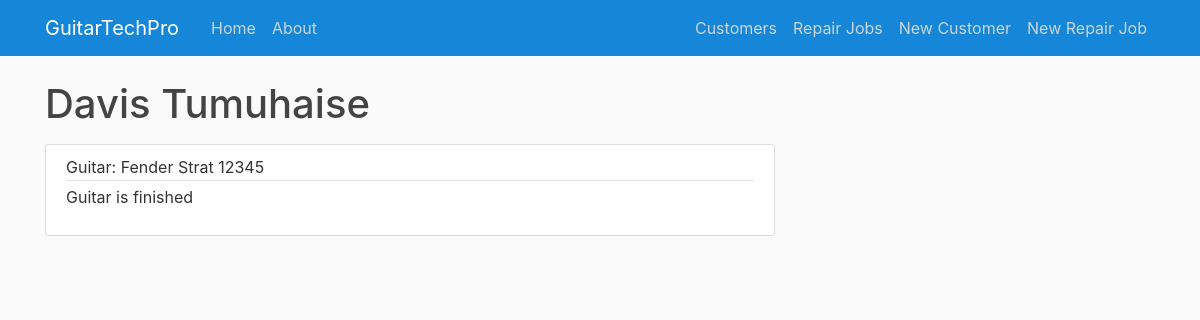
The page /customers/view/1 on the database as committed earlier.
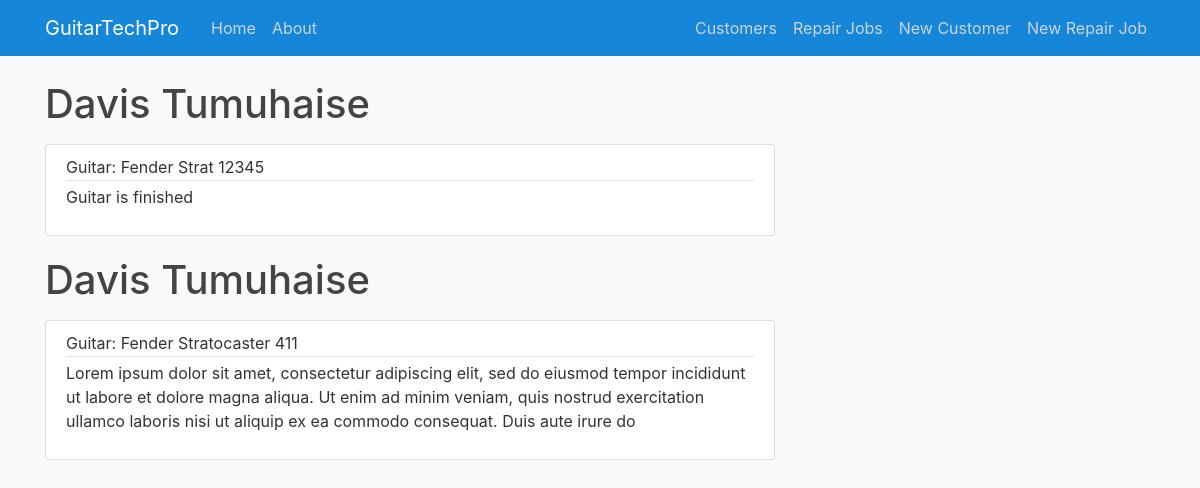
The same page on the database as committed later.
### app/models.py (models this page shows, shortened)
class Guitar(db.Model):
    id = db.Column(db.Integer, primary_key=True)
    brand = db.Column(db.String(50), nullable=False)
    model = db.Column(db.String(50), nullable=False)
    serial_number = db.Column(db.String(50), nullable=True)
    description = db.Column(db.String(250), nullable=False)
    repair_status = db.Column(db.String(50), nullable=False)
    customer_id = db.Column(db.Integer, db.ForeignKey('customer.id'), nullable=False)

class Customer(db.Model):
    id = db.Column(db.Integer, primary_key=True)
    firstname = db.Column(db.String(50), nullable=False)
    lastname = db.Column(db.String(50), nullable=False)
    phone = db.Column(db.String(20), nullable=False)
    email = db.Column(db.String(120), nullable=True)
    guitars = db.relationship('Guitar', backref='customer', lazy=True)

### app/routes.py (the view)
@app.route('/customers/view/<int:customer_id>', methods=['GET', 'POST'])
def view_customer_guitars(customer_id):
    guitars = Guitar.query.filter_by(customer_id=customer_id)
    return render_template('view_customer_guitars.html', guitars=guitars)

### app/templates/view_customer_guitars.html
{% extends 'base.html' %}
 {% block content %}
  {% for guitar in guitars %}
 <h1 class="mb-3">{{ guitar.customer.firstname }} {{ guitar.customer.lastname }}</h1>
 <article class="media content-section">
     <div class="media-body">
       <div class="article-metadata">
            <a class="mr-2">Guitar: {{ guitar.brand }} {{ guitar.model }} {{ guitar.serial_number }}</a>
       </div>
       <p class="article-content">{{ guitar.description }}</p>
     </div>
   </article>
 {% endfor %}
    {% endblock %}

Rows that differ between the two databases and show on the page:
added Guitar: customer.firstname "Davis", customer.lastname "Tumuhaise", brand "Fender", model "Stratocaster", serial_number "411", description "Lorem ipsum dolor sit amet, consectetur adipiscing elit, sed do eiusmod tempor incididunt ut labore et dolore magna aliqua. Ut enim ad minim veniam, quis nostrud exercitation ullamco laboris nisi ut aliquip ex ea commodo consequat. Duis aute irure do"
